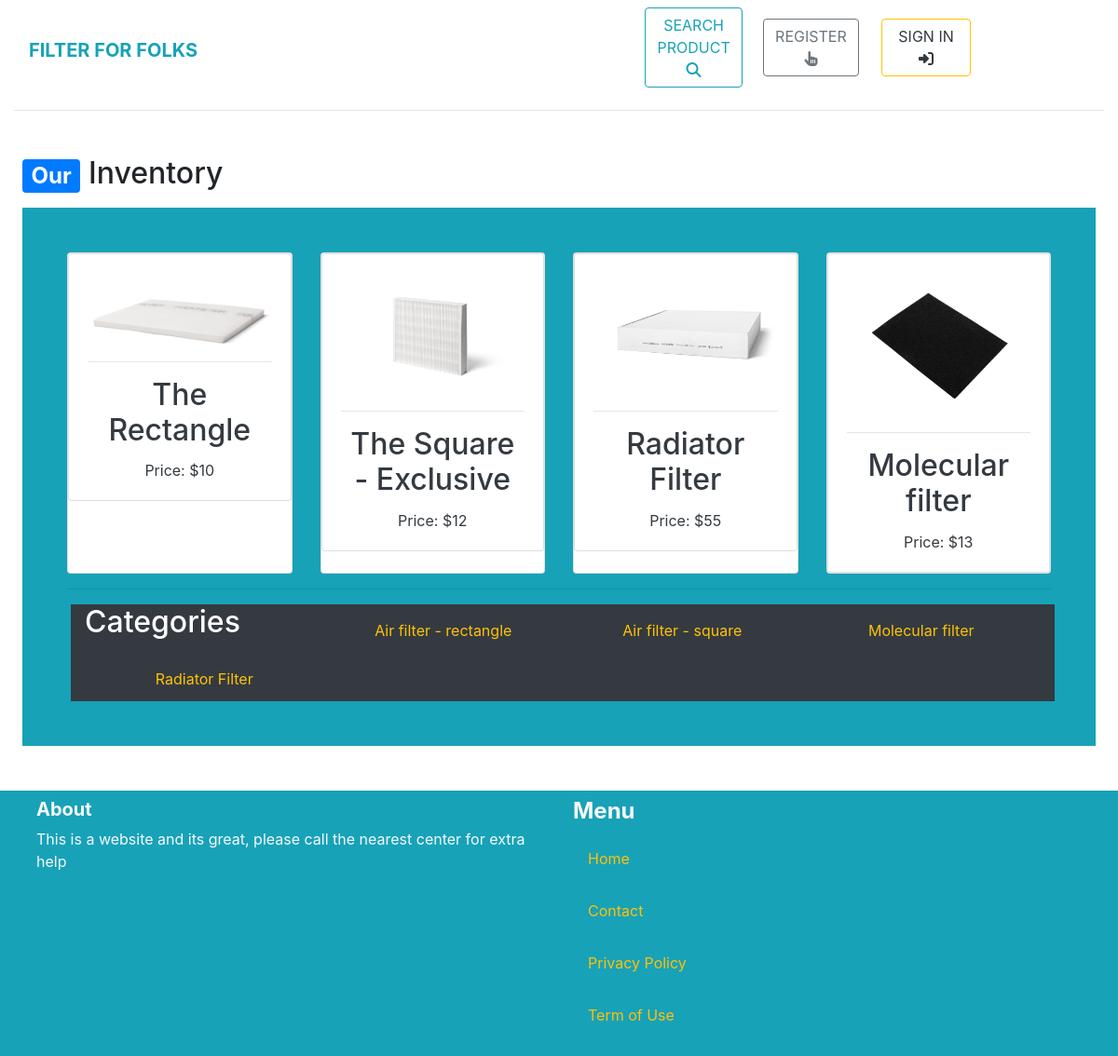
The page /product/products/ on the database as committed earlier.
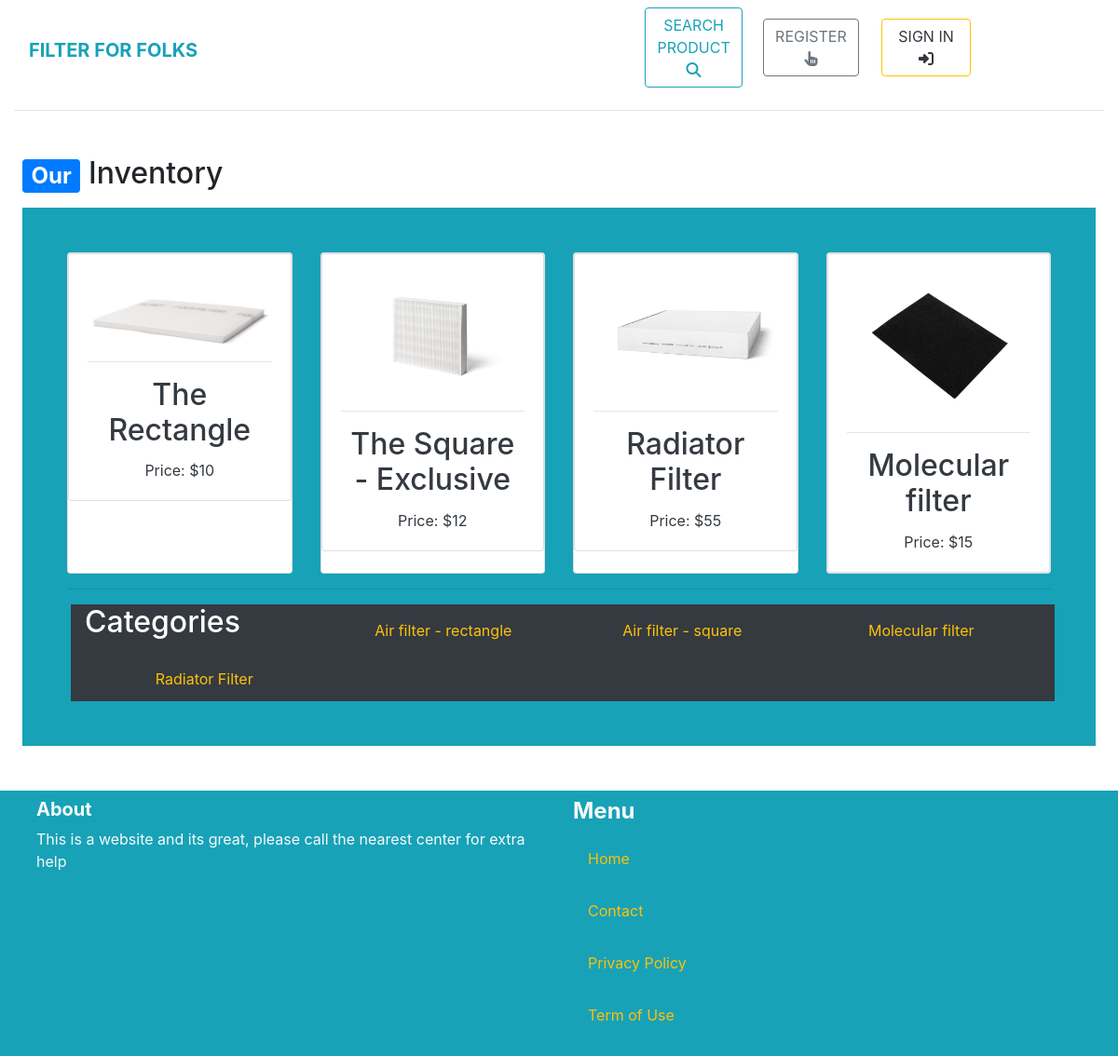
The same page on the database as committed later.
### product/models.py (models this page shows, shortened)
class Product(models.Model):
    category = models.ForeignKey('Category', null=True, blank=True, on_delete=models.CASCADE, related_name='products')
    name = models.CharField(max_length=300)
    description = models.TextField()
    price = models.FloatField()
    image = models.ImageField(upload_to='product_images', blank=True, null=True)

### product/views.py (the view)
# urls.py: path('products/', views.products_list, name='inventory'),
def products_list(request):
    products = Product.objects.filter()
    for product in products:
        product.price = round(product.price)
    categories = Category.objects.all()
    return render(request, 'product/inventory.html', {
        'categories': categories,
        'products': products,
    })

### product/templates/product/inventory.html (shortened to what this page needs)
{% extends 'core/base.html' %}
{% block content %}
<div class="container-fluid mt-5 px-4 col w-100">
    <h2><span class="badge badge-primary">Our</span> Inventory</h2>
    <div class="bg-info mt-3 p-5 text-center">
        <div class="row">
            {% for product in products %}
                    <div class="col-sm-6 col-md-6 col-lg-4 col-xl-3">
                        <div class="card h-100">
                            <a href="{% url 'product:product_detail' product.id %}">
                                <div class="card">
                                    <div class="card-body">
                                        <img class="card-img-top img-fluid" src="{{ product.image.url }}" alt="{{ product.name }}">
                                        <hr>
                                        <div>
                                            <h2 class="card-title text-dark mt-0">{{ product.name }}</h2>
                                            <p class="card-text text-dark">Price: ${{ product.price}}</p>
                                        </div>
                                    </div>
                                </div>
                            </a>
                        </div>
                    </div>
            {% endfor %}
        </div>
        <hr>
        <div class="row text-white bg-dark ml-1 container-fluid">
            <h2>Categories</h2>
            {% for category in categories %}
                    <div class="col-sm-6 col-md-6 col-lg-4 col-xl-3 mt-3">
                        <div class="h-100">
                            <div>
                                <a href="">
                                    <p class="card-title mt-0 text-warning">{{ category.name }}</p>
                                </a>
                            </div>
                        </div>
                    </div>
            {% endfor %}
        </div>
    </div>
</div>
{% endblock %}

Rows that differ between the two databases and show on the page:
changed Product "Molecular filter": price "13" → "15"
